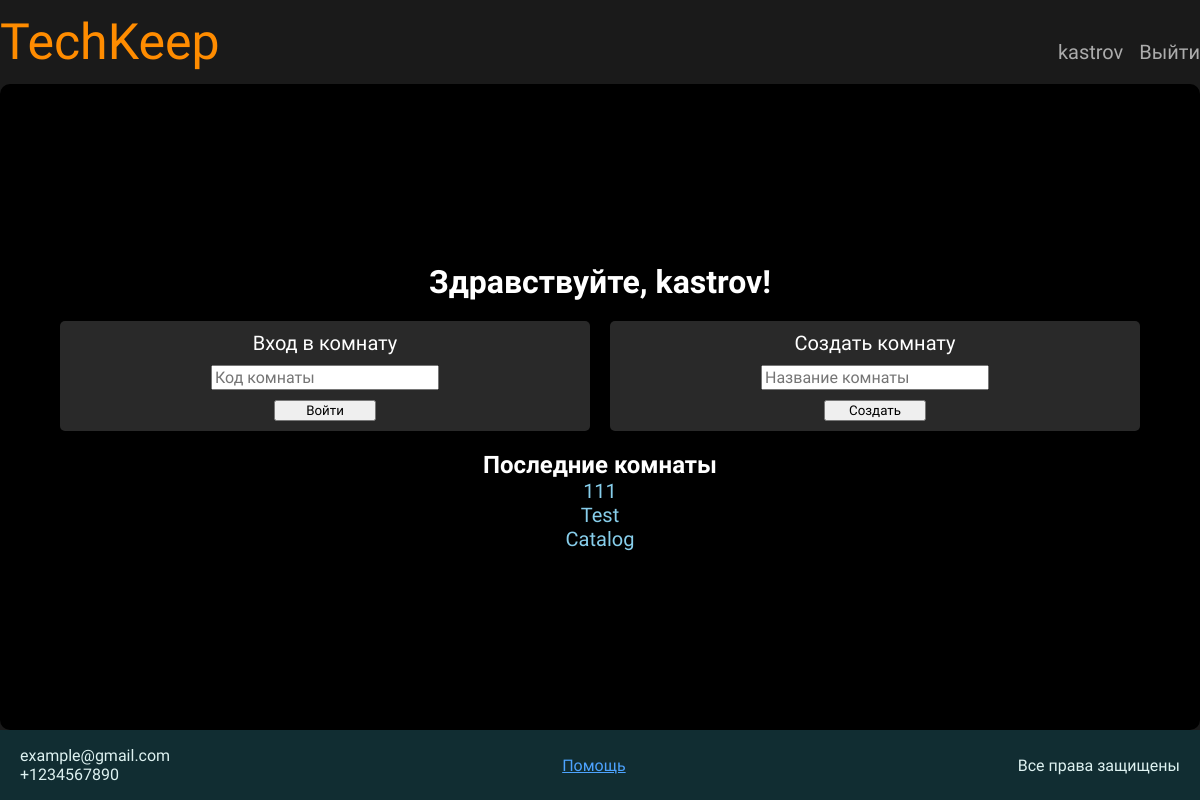
Screenshot of / (signed in) with the database file from the repository.
### TechKeep/models.py (models this page shows, shortened)
class Room(models.Model):
    name = models.CharField(max_length=32, unique=True)
    code = models.CharField(max_length=6, unique=True)
    users = models.ManyToManyField(settings.AUTH_USER_MODEL, related_name='rooms', blank=True)

### TechKeep/views.py (the view)
# urls.py: path("", views.index, name='index'),
def index(request):
    if (request.user.is_authenticated == True):
        rooms = request.user.rooms.all()
        return render(request, "index.html", {
            "rooms": rooms
        })
    return render(request, "index.html")

### TechKeep/templates/index.html (shortened to what this page needs)
{% extends 'h_f.html' %}
{% load static %}
{% block content %}
    <main class="index_main">
        {% if user.is_authenticated %}
            <h1>Здравствуйте, {{ user.username }}!</h1>
        {% endif %}
        <div class="room_blocks">
            <form method="post" action="{% url 'connect_room' %}" class="room_div">
                <p>Вход в комнату</p>
                <input class="room_input" id="con_room_code" type="text" placeholder="Код комнаты" maxlength="6" name="code">
                <button class="room_button" id="connect_button" type="submit">Войти</button>
            </form>
            <form method="post" action="{% url 'create_room' %}" class="room_div">
                <p>Создать комнату</p>
                <input class="room_input" id="cre_room_code" type="text" placeholder="Название комнаты" maxlength="32" name="name">
                <button class="room_button" id="create_button" type="submit">Создать</button>
            </form>
        </div>
        <div class="latest_rooms_div">
            <h2>Последние комнаты</h2>
            <div class="latest_rooms">
                {% for room in rooms %}
                    <a href="{% url 'catalog' room_id=room.id %}" class="latest_room">
                        {{ room.name }}
                    </a>
                {% endfor %}
            </div>
        </div>
    </main>
{% endblock %}

### TechKeep/templates/h_f.html (shortened to what this page needs)
{% load static %}
<!DOCTYPE html>
<html lang="en">
<head>
    <link rel="stylesheet" href="{% static 'styles/style.css' %}">
</head>
<body>
    <header>
        <div class="header_cont">
            <a href="/" class="logo_text">TechKeep</a>
        </div>
            <div class="header_cont">
                {% if request.user.is_authenticated %}
                    <span class="auth_header_item">{{ request.user.username }}</span>
                    <button id="logout" class="auth_header_item logout_btn">Выйти</button>
                {% else %}
                    <a href="/login" class="auth_header_item">Войти</a>
                    <p class="auth_header_item">или</p>
                    <a href="/register" class="auth_header_item">Зарегистрироваться</a>
                {% endif %}
            </div>
    </header>
    {% block content %}{% endblock %}
    <footer>
        <div class="contact">
            <p class="footer_element">example@gmail.com</p>
            <p class="footer_element">+1234567890</p>
        </div>
        <span id="helpModal" class="help_text">Помощь</span>
        <div class="rights">
            <p class="footer_element">Все права защищены</p>
        </div>
    </footer>
</body>
</html>

### TechKeep/static/styles/style.css (style rules this page uses)
html { font-family: "Oswald", sans-serif; height: 100%; }
header { padding: 0.8rem 0px; width: 100%; display: flex; align-items: center; justify-content: space-between; }
body { background-color: #1a1a1a; max-width: 1200px; height: 100%; margin: 0 auto; display: flex; flex-direction: column; }
main { flex: 1; }
h1 { color: white; margin: 0px; }
h2 { color: white; margin: 0px; }
a { text-decoration: none; color: skyblue; transition: transform 0.2s ease; transform-origin: center; }
p { margin: 0px; color: white; }
span { color: white; }
input { font-family: "Oswald", sans-serif; }
button { font-family: "Oswald", sans-serif; }
.logo_text { color:darkorange; font-size: 50px; }
.header_cont { display: flex; align-items: center; gap: 1rem; }
.auth_header_item { font-size: 20px; padding: 20px 0px 0px 0px; color: rgb(172, 172, 172); }
.logout_btn { background: none; box-shadow: none; border: none; }
footer { bottom: 0; left: 0; padding: 1rem 0; width: 100%; display: flex; align-items: center; justify-content: space-between; margin-top:auto; background-color: #112D32; }
.contact { margin-left: 20px; }
.rights { margin-right: 20px; }
.footer_element { color: #DEF2F1; }
.help_text { cursor: pointer; color: #4da3ff; text-decoration: underline; }
.index_main { width: 100%; padding: 20px 0px; background-color: #000000; border-radius: 10px; display: flex; flex-direction: column; align-items: center; justify-content: center; }
.room_blocks { display: flex; gap: 20px; margin-top: 20px; width: 90%; }
.room_div { background-color: #292929; width: 50%; border-radius: 5px; padding: 10px; display: flex; flex-direction: column; font-size: 20px; gap: 10px; align-items: center; }
.room_button { width: 20%; }
.room_input { font-size:16px; }
.latest_rooms_div { margin-top: 20px; }
.latest_rooms { display: flex; flex-direction: column; font-size: 20px; align-items: center; }

### rows the page displays
Room: name "111"
Room: name "Test"
Room: name "Catalog"

### other values shown
{{ request.user.username }} "kastrov"
{{ user.username }} "kastrov"
